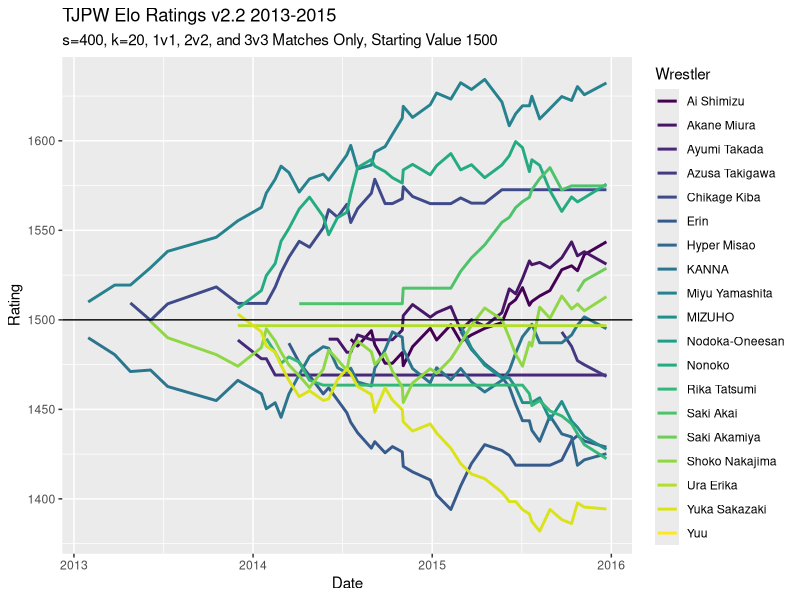
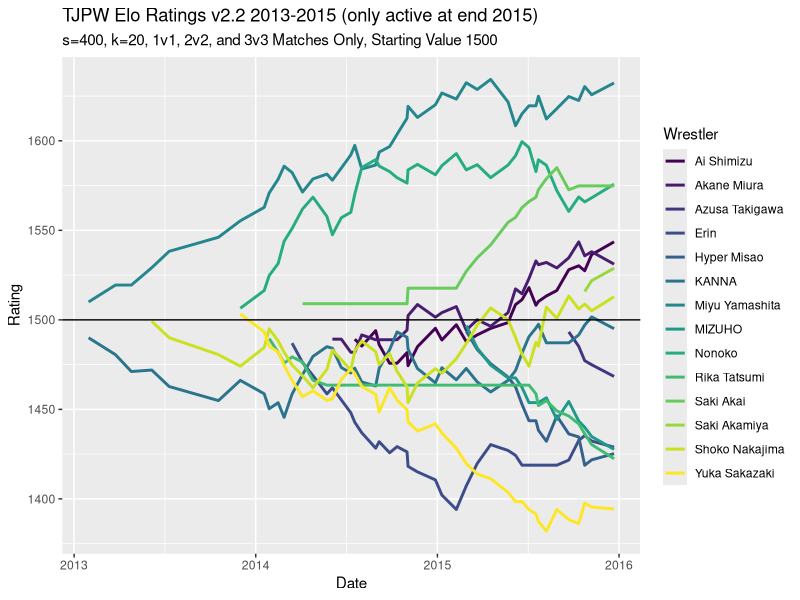

Generate these figures, in order, with R:
## ---- chunk 1
knitr::opts_chunk$set(echo = TRUE)
library(tidyverse)
library(readxl)
safe_colorblind_palette <- c("#88CCEE", "#CC6677", "#DDCC77", "#117733", "#332288", "#AA4499", 
                             "#44AA99", "#999933", "#882255", "#661100", "#6699CC", "#888888")
## ---- chunk 2
tjpw13 = read_excel("TJPW Metrics.xlsx", sheet = 2, col_types = c("guess", "date", "guess", "guess", "guess", "text", rep("guess", 14)))

tjpw14 = read_excel("TJPW Metrics.xlsx", sheet = 3, col_types = c("guess", "date", "guess", "guess", "guess", "text", rep("guess", 14)))

tjpw15 = read_excel("TJPW Metrics.xlsx", sheet = 4, col_types = c("guess", "date", "guess", "guess", "guess", "text", rep("guess", 14)))

tjpw = rbind(tjpw13, tjpw14, tjpw15)
## ---- chunk 3
singles = tjpw %>% 
  filter(`Match Type` == "Singles")

tag = tjpw %>% 
  filter(`Match Type` == "Tag")

threeway = tjpw %>% 
  filter(`Match Type` == "3 Way")

sixperson = tjpw %>% 
  filter(`Match Type` == "6 Person Tag")
## ---- chunk 4
summary(factor(tjpw$Event))
## ---- chunk 5
expected <- function(ra, rb, s = 400){
  expected_outcome = 1 / (1 + 10^((rb - ra)/s))
  return(expected_outcome)
} 
## ---- chunk 6
new_rating <- function(ra, rb, outcome, k = 20){
  new = ra + k * (outcome - expected(ra, rb))
  return(new)
}

new_rating_threeway <- function(r1, r2, r3, outcome, k = 20){
  expected_threeway = (expected(r1, r2) + expected(r1, r3)) / 3
  new = r1 + k * (outcome - expected_threeway)
  return(new)
}
## ---- chunk 7
events = as.vector(tjpw$Event) %>% 
  unique()

dates = tjpw %>% 
  select(Date) %>% 
  distinct()
## ---- chunk 8
wrestlers = as.vector(rbind(tjpw$`Wrestler 1`, tjpw$`Wrestler 2`, tjpw$`Wrestler 3`,
                            tjpw$`Wrestler 4`)) %>% 
  unique() %>% 
  na.omit()
## ---- chunk 9
Ratings = data.frame(matrix(nrow = length(events), ncol = length(wrestlers)+2))
colnames(Ratings) = c("Event", "Date", wrestlers)
Ratings$Event = events
Ratings$Date = c(dates$Date)

starting_ratings = c(1500, 1500, rep(NA, length(wrestlers)-2))
## ---- chunk 10
#V1
calculate_new_ratings <- function(indiv_event){
  this_event = singles %>% 
    filter(Event == indiv_event)
  
  prior_ratings = if(indiv_event == "The First Meeting"){
    starting_ratings
  }
  else{
    Ratings[which(Ratings$Event == indiv_event) - 1,3:ncol(Ratings)]
  }
  
  new_ratings = prior_ratings
  for(i in 1:nrow(this_event)){
    W1 = which(colnames(Ratings) == this_event$`Wrestler 1`[i])
    W2 = which(colnames(Ratings) == this_event$`Wrestler 2`[i])
    prior_ratings[W1-2] = ifelse(!is.na(prior_ratings[W1-2]), prior_ratings[W1-2], 1500)
    prior_ratings[W2-2] = ifelse(!is.na(prior_ratings[W2-2]), prior_ratings[W2-2], 1500)
    if(this_event$Decision[i] == "Time Limit Draw"){
      new_ratings[W1-2] =  new_rating(prior_ratings[W1-2], prior_ratings[W2-2], 0.5)
      new_ratings[W2-2] =  new_rating(prior_ratings[W2-2], prior_ratings[W1-2], 0.5)
    }
    else{
      new_ratings[W1-2] =  new_rating(prior_ratings[W1-2], prior_ratings[W2-2], 1)
      new_ratings[W2-2] =  new_rating(prior_ratings[W2-2], prior_ratings[W1-2], 0)
    }
  }
  return(new_ratings)
}
## ---- chunk 11
#V2.3.1 (Change standard 3 way outcomes to 5/6 for winner, 1/6 for uninvolved loser)
calculate_new_ratings2 <- function(indiv_event){
  this_event = tjpw %>% 
    filter(Event == indiv_event)
  
  prior_ratings = if(indiv_event == "The First Meeting"){
    starting_ratings
  }
  else{
    Ratings[which(Ratings$Event == indiv_event) - 1,3:ncol(Ratings)]
  }
  
  new_ratings = prior_ratings
  for(i in 1:nrow(this_event)){
    if(this_event$`Match Type`[i] == "Singles"){
       W1 = which(colnames(Ratings) == this_event$`Wrestler 1`[i])
       W2 = which(colnames(Ratings) == this_event$`Wrestler 2`[i])
       prior_ratings[W1-2] = ifelse(!is.na(prior_ratings[W1-2]), prior_ratings[W1-2],
                                    1500)
       prior_ratings[W2-2] = ifelse(!is.na(prior_ratings[W2-2]), prior_ratings[W2-2],
                                    1500)
       if(this_event$Decision[i] == "Time Limit Draw"){
         new_ratings[W1-2] =  new_rating(prior_ratings[W1-2], prior_ratings[W2-2], 0.5)
         new_ratings[W2-2] =  new_rating(prior_ratings[W2-2], prior_ratings[W1-2], 0.5)
       }
       else{
         new_ratings[W1-2] =  new_rating(prior_ratings[W1-2], prior_ratings[W2-2], 1)
         new_ratings[W2-2] =  new_rating(prior_ratings[W2-2], prior_ratings[W1-2], 0)
       }
    }
    if(this_event$`Match Type`[i] == "Tag"){
      W1 = which(colnames(Ratings) == this_event$`Wrestler 1`[i])
      W2 = which(colnames(Ratings) == this_event$`Wrestler 2`[i])
      W3 = which(colnames(Ratings) == this_event$`Wrestler 3`[i])
      W4 = which(colnames(Ratings) == this_event$`Wrestler 4`[i])
      prior_ratings[W1-2] = ifelse(!is.na(prior_ratings[W1-2]), prior_ratings[W1-2], 1500)
      prior_ratings[W2-2] = ifelse(!is.na(prior_ratings[W2-2]), prior_ratings[W2-2], 1500)
      prior_ratings[W3-2] = ifelse(!is.na(prior_ratings[W3-2]), prior_ratings[W3-2], 1500)
      prior_ratings[W4-2] = ifelse(!is.na(prior_ratings[W4-2]), prior_ratings[W4-2], 1500)
      prior_team1_rating = mean(c(as.double(prior_ratings[W1-2]),
                                  as.double(prior_ratings[W2-2])))
      prior_team2_rating = mean(c(as.double(prior_ratings[W3-2]),
                                  as.double(prior_ratings[W4-2])))
      if(this_event$Decision[i] == "Time Limit Draw"){
        new_team1_rating = new_rating(prior_team1_rating, prior_team2_rating, 0.5)
        new_team2_rating = new_rating(prior_team2_rating, prior_team1_rating, 0.5)
      }
      else{
        new_team1_rating = new_rating(prior_team1_rating, prior_team2_rating, 1)
        new_team2_rating = new_rating(prior_team2_rating, prior_team1_rating, 0)
      }
      new_ratings[W1-2] = prior_ratings[W1-2] + (new_team1_rating - prior_team1_rating) * (2/3)
      new_ratings[W2-2] = prior_ratings[W2-2] + (new_team1_rating - prior_team1_rating) * (1/3)
      new_ratings[W3-2] = prior_ratings[W3-2] + (new_team2_rating - prior_team2_rating) * (2/3)
      new_ratings[W4-2] = prior_ratings[W4-2] + (new_team2_rating - prior_team2_rating) * (1/3)
    }
    if(this_event$`Match Type`[i] == "6 Person Tag"){
      W1 = which(colnames(Ratings) == this_event$`Wrestler 1`[i])
      W2 = which(colnames(Ratings) == this_event$`Wrestler 2`[i])
      W3 = which(colnames(Ratings) == this_event$`Wrestler 3`[i])
      W4 = which(colnames(Ratings) == this_event$`Wrestler 4`[i])
      W5 = which(colnames(Ratings) == this_event$`Wrestler 5`[i])
      W6 = which(colnames(Ratings) == this_event$`Wrestler 6`[i])
      prior_ratings[W1-2] = ifelse(!is.na(prior_ratings[W1-2]), prior_ratings[W1-2], 1500)
      prior_ratings[W2-2] = ifelse(!is.na(prior_ratings[W2-2]), prior_ratings[W2-2], 1500)
      prior_ratings[W3-2] = ifelse(!is.na(prior_ratings[W3-2]), prior_ratings[W3-2], 1500)
      prior_ratings[W4-2] = ifelse(!is.na(prior_ratings[W4-2]), prior_ratings[W4-2], 1500)
      prior_ratings[W5-2] = ifelse(!is.na(prior_ratings[W5-2]), prior_ratings[W5-2], 1500)
      prior_ratings[W6-2] = ifelse(!is.na(prior_ratings[W6-2]), prior_ratings[W6-2], 1500)
      prior_team1_rating = mean(c(as.double(prior_ratings[W1-2]),
                                  as.double(prior_ratings[W2-2]),
                                  as.double(prior_ratings[W3-2])))
      prior_team2_rating = mean(c(as.double(prior_ratings[W4-2]),
                                  as.double(prior_ratings[W5-2]),
                                  as.double(prior_ratings[W6-2])))
      if(this_event$Decision[i] == "Time Limit Draw"){
        new_team1_rating = new_rating(prior_team1_rating, prior_team2_rating, 0.5)
        new_team2_rating = new_rating(prior_team2_rating, prior_team1_rating, 0.5)
      }
      else{
        new_team1_rating = new_rating(prior_team1_rating, prior_team2_rating, 1)
        new_team2_rating = new_rating(prior_team2_rating, prior_team1_rating, 0)
      }
      new_ratings[W1-2] = prior_ratings[W1-2] + (new_team1_rating - prior_team1_rating) * (1/2)
      new_ratings[W2-2] = prior_ratings[W2-2] + (new_team1_rating - prior_team1_rating) * (1/4)
      new_ratings[W3-2] = prior_ratings[W3-2] + (new_team1_rating - prior_team1_rating) * (1/4)
      new_ratings[W4-2] = prior_ratings[W4-2] + (new_team2_rating - prior_team2_rating) * (1/2)
      new_ratings[W5-2] = prior_ratings[W5-2] + (new_team2_rating - prior_team2_rating) * (1/4)
      new_ratings[W6-2] = prior_ratings[W6-2] + (new_team2_rating - prior_team2_rating) * (1/4)
    }
    if(this_event$`Match Type`[i] == "3 Way"){
      W1 = which(colnames(Ratings) == this_event$`Wrestler 1`[i])
      W2 = which(colnames(Ratings) == this_event$`Wrestler 2`[i])
      W3 = which(colnames(Ratings) == this_event$`Wrestler 3`[i])
      prior_ratings[W1-2] = ifelse(!is.na(prior_ratings[W1-2]), prior_ratings[W1-2], 1500)
      prior_ratings[W2-2] = ifelse(!is.na(prior_ratings[W2-2]), prior_ratings[W2-2], 1500)
      prior_ratings[W3-2] = ifelse(!is.na(prior_ratings[W3-2]), prior_ratings[W3-2], 1500)
      if(this_event$Decision[i] == "Time Limit Draw"){
        new_ratings[W1-2] = new_rating_threeway(prior_ratings[W1-2], prior_ratings[W2-2], prior_ratings[W3-2], 1/3)
        new_ratings[W2-2] = new_rating_threeway(prior_ratings[W2-2], prior_ratings[W1-2], prior_ratings[W3-2], 1/3)
        new_ratings[W3-2] = new_rating_threeway(prior_ratings[W3-2], prior_ratings[W2-2], prior_ratings[W1-2], 1/3)
      }
      else{
        if(this_event$`W3 Result`[i] == "L*"){
          if(this_event$`W2 Result`[i] == "L*"){
            new_ratings[W1-2] = new_rating_threeway(prior_ratings[W1-2], prior_ratings[W2-2], prior_ratings[W3-2], 1)
            new_ratings[W2-2] = new_rating_threeway(prior_ratings[W2-2], prior_ratings[W1-2], prior_ratings[W3-2], 0)
            new_ratings[W3-2] = new_rating_threeway(prior_ratings[W3-2], prior_ratings[W2-2], prior_ratings[W1-2], 0)
          }
          if(this_event$`W2 Result`[i] == "W*"){
            new_ratings[W1-2] = new_rating_threeway(prior_ratings[W1-2], prior_ratings[W2-2], prior_ratings[W3-2], 0.5)
            new_ratings[W2-2] = new_rating_threeway(prior_ratings[W2-2], prior_ratings[W1-2], prior_ratings[W3-2], 0.5)
            new_ratings[W3-2] = new_rating_threeway(prior_ratings[W3-2], prior_ratings[W2-2], prior_ratings[W1-2], 0)
          }
        }
        else{
          new_ratings[W1-2] = new_rating_threeway(prior_ratings[W1-2], prior_ratings[W2-2], prior_ratings[W3-2], 5/6)
          new_ratings[W2-2] = new_rating_threeway(prior_ratings[W2-2], prior_ratings[W1-2], prior_ratings[W3-2], 0)
          new_ratings[W3-2] = new_rating_threeway(prior_ratings[W3-2], prior_ratings[W2-2], prior_ratings[W1-2], 1/6)
        }
      }
    }
    prior_ratings = new_ratings #Fixes issue with multiple matches at one show
  }
  return(new_ratings)
}
## ---- chunk 12
j = 1
while(j <= nrow(Ratings)){
  Ratings[j, 3:ncol(Ratings)] = calculate_new_ratings2(events[j])
  j = j+1
}
## ---- chunk 13
Ratings.long = Ratings %>% 
  pivot_longer(3:ncol(Ratings), names_to = "Wrestler", values_to = "Rating")

long.2015 = Ratings %>% 
  select(c(1:4,6,8:9,11:19)) %>% 
  pivot_longer(3:16, names_to = "Wrestler", values_to = "Rating")
## ---- chunk 14
Ratings.long %>% 
  ggplot(aes(x = Date, y = Rating, color = Wrestler)) +
  geom_line(size = 1) +
  scale_color_viridis_d() +
  geom_hline(yintercept = 1500) +
  labs(title = "TJPW Elo Ratings v2.2 2013-2015",
       subtitle = "s=400, k=20, 1v1, 2v2, and 3v3 Matches Only, Starting Value 1500")

long.2015 %>% 
  ggplot(aes(x = Date, y = Rating, color = Wrestler)) +
  geom_line(size = 1) +
  scale_color_viridis_d() +
  geom_hline(yintercept = 1500) +
  labs(title = "TJPW Elo Ratings v2.2 2013-2015 (only active at end 2015)",
       subtitle = "s=400, k=20, 1v1, 2v2, and 3v3 Matches Only, Starting Value 1500")
## ---- chunk 15
end2013 = Ratings[7, 3:7]
end2014 = Ratings[28, 3:14]
end2015 = Ratings[47, 3:21]
Ratings.v2.3.1 = Ratings
